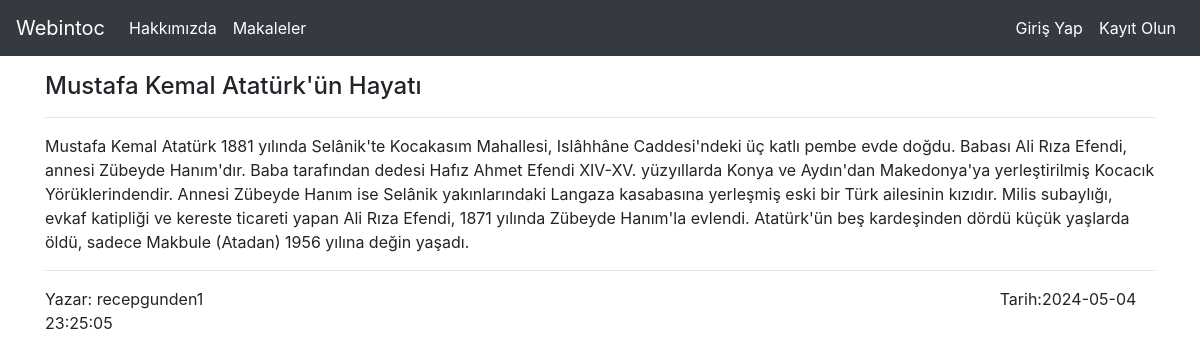
Screenshot of /article/4 with the database file from the repository.
### tables this page shows
CREATE TABLE "articles" (
    "id" INTEGER PRIMARY KEY AUTOINCREMENT,
    "title" TEXT,
    "author" TEXT,
    "content" TEXT,
    "created_date" TIMESTAMP DEFAULT (datetime('now', 'localtime'))
);

### webintoc.py (the view)
@app.route("/article/<string:id>")
def article(id):
    with sql.connect("webintoc.db") as con:
        cursor = con.cursor()
        sorgu = "SELECT * FROM articles WHERE id = ?"
        cursor.execute(sorgu,(id,))
        article = cursor.fetchone()
    if article:
        return render_template("article.html", article=article)
    else:
        return render_template("article.html")

### templates/article.html
{% extends 'layout.html' %}
{% block body %}
    {% if article %}
        <h4>{{article[1]}}</h4>
        <hr>
        <p>{{article[3]}}</p>
        <hr>
        <div>Yazar: {{article[2]}} &#160;&#160;&#160;&#160;&#160;&#160;&#160;&#160;&#160;&#160;&#160;&#160;&#160;&#160;&#160;&#160;&#160;&#160;&#160;&#160;&#160;&#160;&#160;&#160;&#160;&#160;&#160;&#160;&#160;&#160;&#160;&#160;&#160;&#160;&#160;&#160;&#160;&#160;&#160;&#160;&#160;&#160;&#160;&#160;&#160;&#160;&#160;&#160;&#160;&#160;&#160;&#160;&#160;&#160;&#160;&#160;&#160;&#160;&#160;&#160;&#160;&#160;&#160;&#160;&#160;&#160;&#160;&#160;&#160;&#160;&#160;&#160;&#160;&#160;&#160;&#160;&#160;&#160;&#160;&#160;&#160;&#160;&#160;&#160;&#160;&#160;&#160;&#160;&#160;&#160;&#160;&#160;&#160;&#160;&#160;&#160;&#160;&#160;&#160;&#160;&#160;&#160;&#160;&#160;&#160;&#160;&#160;&#160;&#160;&#160;&#160;&#160;&#160;&#160;&#160;&#160;&#160;&#160;&#160;&#160;&#160;&#160;&#160;&#160;&#160;&#160;&#160;&#160;&#160;&#160;&#160;&#160;&#160;&#160;&#160;&#160;&#160;&#160;&#160;&#160;&#160;&#160;&#160;&#160;&#160;&#160;&#160;&#160;&#160;&#160;&#160;&#160;&#160;&#160;&#160;&#160;&#160;&#160;&#160;&#160;&#160;&#160;&#160;&#160;&#160;&#160;&#160;&#160;&#160;&#160;&#160;&#160;&#160;&#160;&#160; Tarih:{{article[4]}}</div>
    {% else %}
        <div class="alert alert-danger">Böyle bir makale bulunamadı </div>
    {% endif %}
{% endblock %}

### rows the page displays
articles: title "Mustafa Kemal Atatürk'ün Hayatı", content "Mustafa Kemal Atatürk 1881 yılında Selânik'te Kocakasım Mahallesi, Islâhhâne Caddesi'ndeki üç katlı pembe evde doğdu. Babası Ali Rıza Efendi, annesi Zübeyde Hanım'dır. Baba tarafından dedesi Hafız Ahmet Efendi XIV-XV. yüzyıllarda Konya ve Aydın'dan Makedonya'ya yerleştirilmiş Kocacık Yörüklerindendir. Annesi Zübeyde Hanım ise Selânik yakınlarındaki Langaza kasabasına yerleşmiş eski bir Türk ailesinin kızıdır. Milis subaylığı, evkaf katipliği ve kereste ticareti yapan Ali Rıza Efendi, 1871 yılında Zübeyde Hanım'la evlendi. Atatürk'ün beş kardeşinden dördü küçük yaşlarda öldü, sadece Makbule (Atadan) 1956 yılına değin yaşadı.", author "recepgunden1", created_date "2024-05-04 23:25:05"
